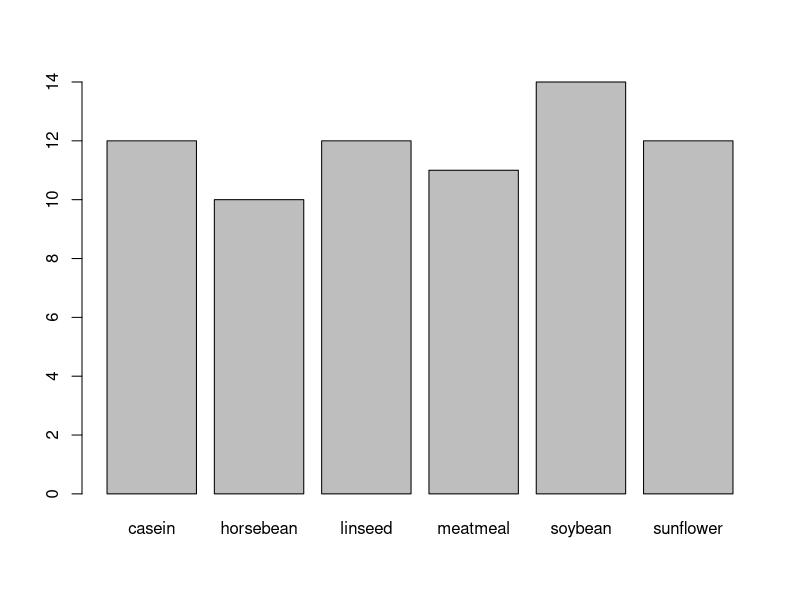
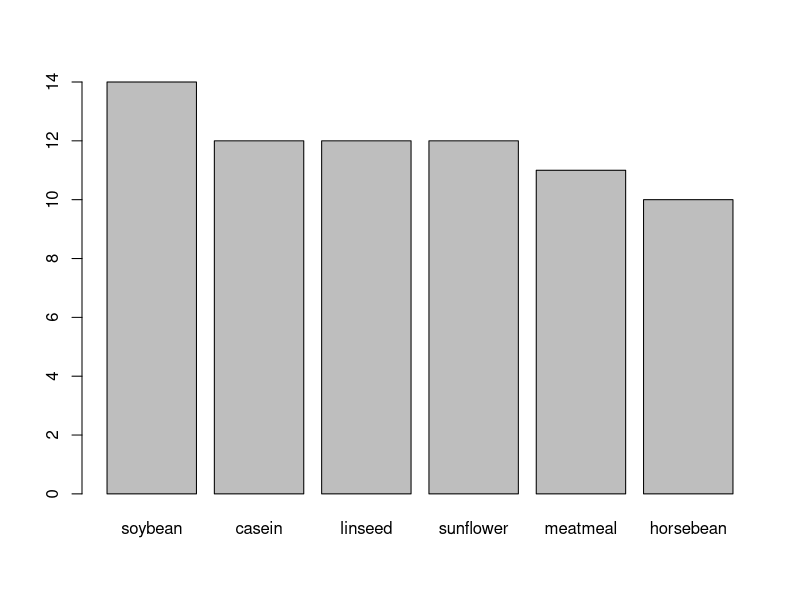
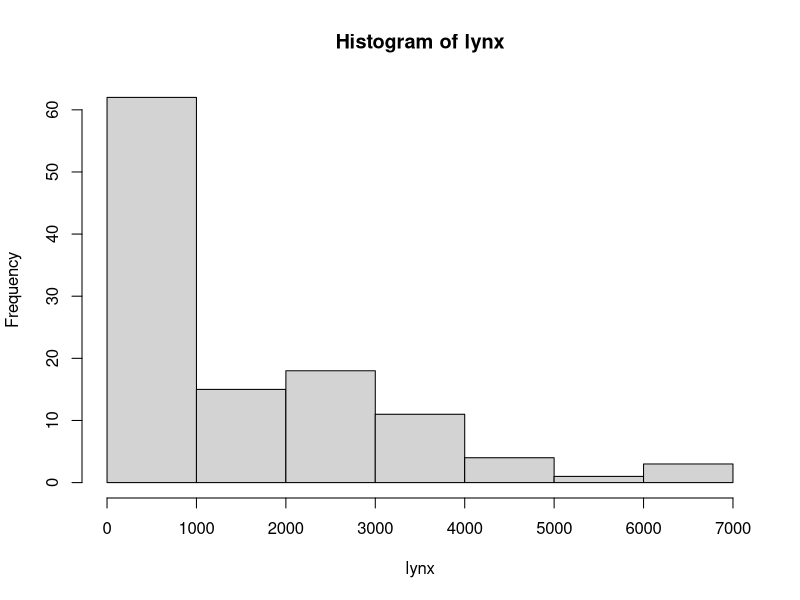
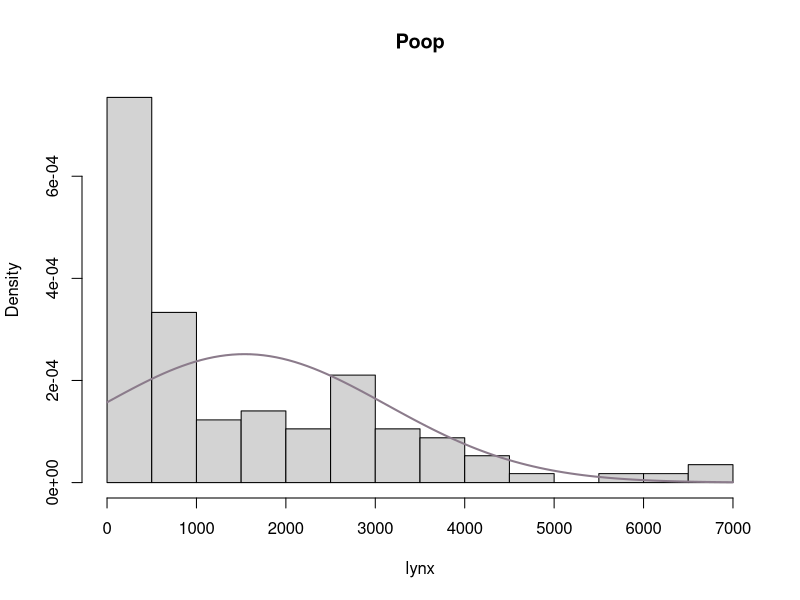

Reproduce these figures in R, in order.
## ---- chunk 1
knitr::opts_chunk$set(echo = TRUE)
## ---- chunk 2
require(datasets)
chickwts
data("chickwts")
## ---- chunk 3
plot(chickwts$feed)
feeds <- table(chickwts$feed)
feeds
barplot(feeds[order(feeds, decreasing = TRUE)])
## ---- chunk 4

data(lynx)
hist(lynx)
h<- hist(lynx, 
         breaks = 11,
        freq = FALSE,
        main = "Poop")
#If freq = FALSE, this will draw normal distribution

curve(dnorm(x, mean = mean(lynx), sd = sd(lynx)),
      col = "Thistle4",
      lwd = 2,
      add = TRUE)

## ---- chunk 5
require("datasets")
data(cars)
cars
## ---- chunk 6
summary(cars$speed) #summary of one variable
summary(cars) #summary of entire table
#These are the numbers that define the boxplot.. So lets take a look at that.
boxplot.stats(cars$speed)
# conf = confidence intervals around the median
# out = outliers (which we have none in this data set)
# You can load the psych package for more statistics such as "skewness" and "trimming" aka top-coding.
#Ok, now we are moving on to inferential statistics.
## ---- chunk 7
#single proportion: Hypothesis test and confidence interval
#The Washington Redsocks won 98 games out of 162. Did they do significantly better than 50%? (Nationals had a signifcantly better than 50% season)
prop.test(98, 162)

